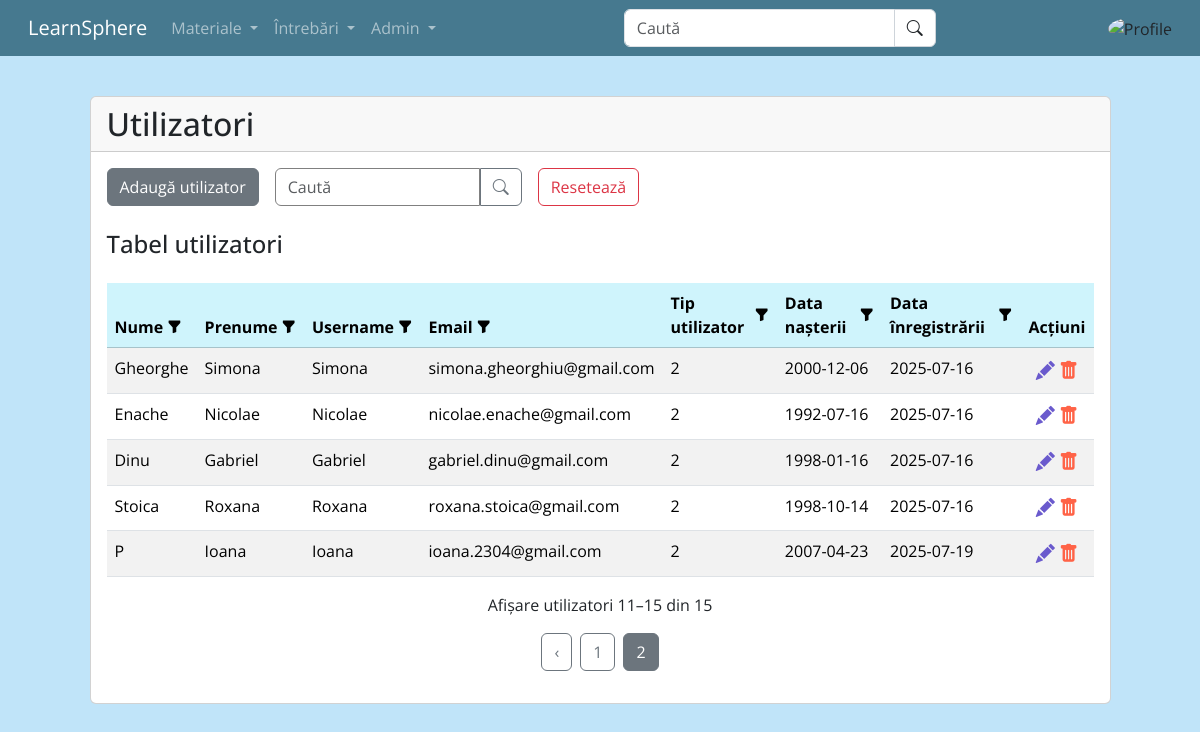
Page /admin/utilizatori.php?&page=2 (signed in) on the earlier database version.
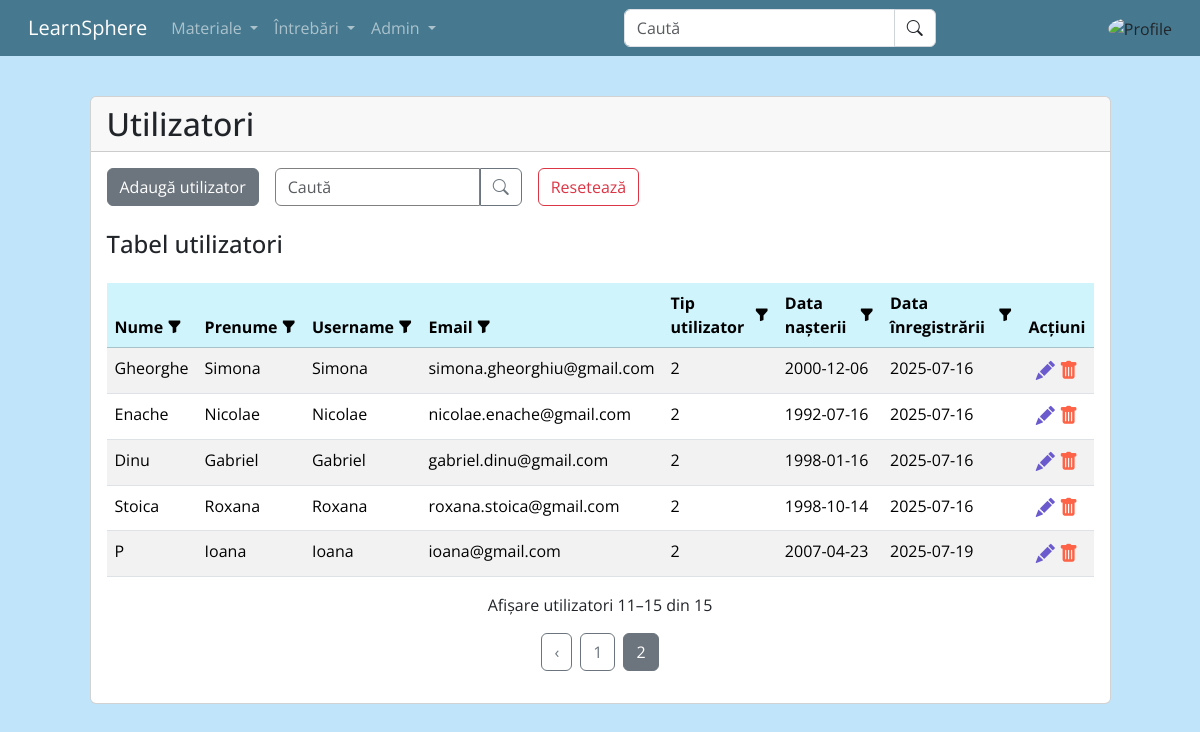
Same page on the later database version.
### tables this page shows
CREATE TABLE `users` (
  `userID` int(11) NOT NULL,
  `username` varchar(50) NOT NULL,
  `rol` int(3) NOT NULL,
  `parola` varchar(255) NOT NULL,
  `pozaProfil` varchar(255) NOT NULL,
  `nume` varchar(50) DEFAULT NULL,
  `prenume` varchar(50) DEFAULT NULL,
  `email` varchar(50) NOT NULL,
  `dataNasterii` date NOT NULL,
  `dataInregistrarii` date NOT NULL,
  `biografie` varchar(255) DEFAULT NULL,
  `darkMode` int(3) NOT NULL
);

### config.php (called while the page is built, shortened)
<?php
function url()
{
    return sprintf(
        "%s://%s",
        isset($_SERVER['HTTPS']) && $_SERVER['HTTPS'] != 'off' ? 'https' : 'http',
        $_SERVER['SERVER_NAME'] . '/LearnSphere'
    );
}

### admin/utilizatori.php (the view, shortened to what this page needs)
<?php
require_once(__DIR__ . "/../config.php");
?>
<!DOCTYPE html>
<html lang="en">
<head>
    <?php
    file_exists(__DIR__ . "/../module/head.php") ?
        require_once __DIR__ . "/../module/head.php" :
        die("Fisierul head nu a fost gasit!");
    ?>
    <link rel="stylesheet" href="../assets/stiluriAdmin.css">
</head>
<body>
    <?php
    file_exists(__DIR__ . "/../module/meniu.php") ?
        require_once __DIR__ . "/../module/meniu.php" :
        die("Fisierul meniu nu a fost gasit!");
    ?>
    <div class="container mt-5">
        <div class="row justify-content-center">
            <div class="col-lg-11">
                <div class="card">
                    <h2 class="card-header">Utilizatori</h2>
                    <div class="card-body">
                        <div style="display: flex;">
                            <button type="button" class="btn btn-secondary" data-bs-toggle="modal"
                                data-bs-target="#modal_adauga_utilizator">
                                Adaugă utilizator
                            </button>
                            <form class="d-flex" role="search" method="GET" style="margin-left: 1rem;">
                                <input class="form-control searchBar" type="search" name="search" placeholder="Caută" aria-label="Search" style="border-color:gray"
                                    value="<?= isset($_GET['search']) ? htmlspecialchars($_GET['search']) : '' ?>">
                                <button class="btn btn-outline-secondary searchBtn" type="submit">
                                    <i class="bi bi-search"></i>
                                </button>
                                <a href="<?= strtok($_SERVER["REQUEST_URI"], '?') ?>" class="btn btn-outline-danger ms-3">Resetează</a>
                            </form>
                        </div>
                        <h4 class="card-title mt-4">Tabel utilizatori</h4>
                        <table class="table mt-4 table-striped" id="tabel_utilizatori">
                            <?php
                            function sortLink($label, $column, $currentSort, $currentOrder)
                            {
                                if ($currentSort === $column) {
                                    $icon = $currentOrder === 'ASC'
                                        ? '<i class="bi bi-caret-up-fill ms-1"></i>'
                                        : '<i class="bi bi-caret-down-fill ms-1"></i>';
                                } else {
                                    $icon = '<i class="bi bi-funnel-fill"></i>';
                                }
                                $newOrder = ($currentSort === $column && $currentOrder === 'ASC') ? 'desc' : 'asc';
                                $query = http_build_query(array_merge($_GET, ['sort' => $column, 'order' => $newOrder]));
                                return "<a href='?{$query}' class='sort-header' title='Sortează după {$label}'>{$label} {$icon}</a>";
                            }
                            ?>
                            <?php
                            $allowedSortColumns = ['username', 'nume', 'prenume', 'email', 'rol', 'dataNasterii', 'dataInregistrarii'];
                            $sort = isset($_GET['sort']) && in_array($_GET['sort'], $allowedSortColumns) ? $_GET['sort'] : 'userID';
                            $order = (isset($_GET['order']) && strtolower($_GET['order']) === 'desc') ? 'DESC' : 'ASC';
                            ?>
                            <thead>
                                <tr class="table-info">
                                    <th><?= sortLink('Nume', 'nume', $sort, $order) ?></th>
                                    <th><?= sortLink('Prenume', 'prenume', $sort, $order) ?></th>
                                    <th><?= sortLink('Username', 'username', $sort, $order) ?></th>
                                    <th><?= sortLink('Email', 'email', $sort, $order) ?></th>
                                    <th><?= sortLink('Tip utilizator', 'rol', $sort, $order) ?></th>
                                    <th><?= sortLink('Data nașterii', 'dataNasterii', $sort, $order) ?></th>
                                    <th><?= sortLink('Data înregistrării', 'dataInregistrarii', $sort, $order) ?></th>
                                    <th class="text-center">Acțiuni</th>
                                </tr>
                            </thead>
                            <tbody>
                                <?php
                                $search = isset($_GET['search']) ? trim($_GET['search']) : '';
                                $page = isset($_GET['page']) && is_numeric($_GET['page']) ? (int) $_GET['page'] : 1;
                                $usersPerPage = 10;
                                $offset = ($page - 1) * $usersPerPage;
                                $allowedSortColumns = ['username', 'nume', 'prenume', 'email', 'rol', 'dataNasterii', 'dataInregistrarii'];
                                $sort = isset($_GET['sort']) && in_array($_GET['sort'], $allowedSortColumns) ? $_GET['sort'] : 'userID';
                                $order = (isset($_GET['order']) && strtolower($_GET['order']) === 'desc') ? 'DESC' : 'ASC';
                                if ($search !== '') {
                                    $stmtTotal = $conexiune->prepare("
                                        SELECT COUNT(*) FROM users
                                        WHERE username LIKE :search OR nume LIKE :search OR prenume LIKE :search OR email LIKE :search
                                    ");
                                    $stmtTotal->execute(['search' => "%$search%"]);
                                } else {
                                    $stmtTotal = $conexiune->query("SELECT COUNT(*) FROM users");
                                }
                                $totalUsers = $stmtTotal->fetchColumn();
                                $totalPages = ceil($totalUsers / $usersPerPage);
                                $page = max(1, min($page, $totalPages));
                                $startIndex = $offset + 1;
                                $endIndex = min($offset + $usersPerPage, $totalUsers);
                                if ($search !== '') {
                                    $stmt = $conexiune->prepare("
                                        SELECT * FROM users
                                        WHERE username LIKE :search OR nume LIKE :search OR prenume LIKE :search OR email LIKE :search
                                        ORDER BY $sort $order
                                        LIMIT :limit OFFSET :offset
                                    ");
                                    $stmt->bindValue(':search', "%$search%", PDO::PARAM_STR);
                                    $stmt->bindValue(':limit', $usersPerPage, PDO::PARAM_INT);
                                    $stmt->bindValue(':offset', $offset, PDO::PARAM_INT);
                                    $stmt->execute();
                                } else {
                                    $stmt = $conexiune->prepare("
                                        SELECT * FROM users
                                        ORDER BY $sort $order
                                        LIMIT :limit OFFSET :offset
                                    ");
                                    $stmt->bindValue(':limit', $usersPerPage, PDO::PARAM_INT);
                                    $stmt->bindValue(':offset', $offset, PDO::PARAM_INT);
                                    $stmt->execute();
                                }
                                while ($rand = $stmt->fetch(PDO::FETCH_ASSOC)) {
                                    echo '<tr>
                                        <td style="display: none;">' . $rand["userID"] . '</td>
                                        <td>' . htmlspecialchars($rand["nume"]) . '</td>
                                        <td>' . htmlspecialchars($rand["prenume"]) . '</td>
                                        <td>' . htmlspecialchars($rand["username"]) . '</td>
                                        <td>' . htmlspecialchars($rand["email"]) . '</td>
                                        <td>' . htmlspecialchars($rand["rol"]) . '</td>
                                        <td>' . htmlspecialchars($rand["dataNasterii"]) . '</td>
                                        <td>' . htmlspecialchars($rand["dataInregistrarii"]) . '</td>
                                        <td class="text-center">
                                            <a id="' . $rand["userID"] . '" class="edit" title="Modifică" data-bs-toggle="modal" data-bs-target="#modal_modifica_utilizator"
                                            style="font-size: 1.2em; color: SlateBlue;"><i class="bi bi-pencil-fill"></i></a>
                                            <a id="' . $rand["userID"] . '" class="delete" href="#" title="Șterge" style="font-size: 1.2em; color: Tomato;"><i class="bi bi-trash-fill"></i></a>
                                        </td>
                                    </tr>';
                                }
                                ?>
                            </tbody>
                        </table>
                        <?php if ($totalUsers > 0): ?>
                            <p class="text-center mt-2">Afișare utilizatori <?= $startIndex ?>–<?= $endIndex ?> din <?= $totalUsers ?></p>
                        <?php else: ?>
                            <p class="text-center mt-2">Nu s-au găsit utilizatori.</p>
                        <?php endif; ?>
                        <?php if ($totalPages > 1): ?>
                            <?php
                            $queryString = http_build_query(array_filter($_GET, fn($k) => $k !== 'page', ARRAY_FILTER_USE_KEY));
                            $urlBase = strtok($_SERVER["REQUEST_URI"], '?') . '?' . $queryString;
                            ?>
                            <nav>
                                <ul class="pagination justify-content-center mt-3" style="gap: 0.5rem;">
                                    <?php if ($page > 1): ?>
                                        <li class="page-item">
                                            <a class="btn btn-outline-secondary" href="<?= $urlBase . '&page=' . ($page - 1) ?>">‹</a>
                                        </li>
                                    <?php endif; ?>
                                    <?php
                                    $range = 1;
                                    $startPage = max(1, $page - $range);
                                    $endPage = min($totalPages, $page + $range);
                                    for ($i = $startPage; $i <= $endPage; $i++) {
                                        if ($i == $page) {
                                            echo '<li><a class="btn btn-secondary text-white" style="pointer-events: none;">' . $i . '</a></li>';
                                        } else {
                                            echo '<li><a class="btn btn-outline-secondary" href="' . $urlBase . '&page=' . $i . '">' . $i . '</a></li>';
                                        }
                                    }
                                    ?>
                                </ul>
                            </nav>
                        <?php endif; ?>
                    </div>
                </div>
            </div>
        </div>
    </div>
</body>
</html>

### module/head.php (shortened to what this page needs)
<link href="https://cdn.jsdelivr.net/npm/bootstrap@5.3.2/dist/css/bootstrap.min.css" rel="stylesheet">
<link rel="stylesheet" href="https://cdn.jsdelivr.net/npm/bootstrap-icons@1.11.3/font/bootstrap-icons.min.css">
<link href="https://cdn.jsdelivr.net/npm/bootstrap-icons@1.10.5/font/bootstrap-icons.css" rel="stylesheet">
<link rel="stylesheet" href="<?php echo url() ?>/assets/stiluri.css">

### module/meniu.php (shortened to what this page needs)
<nav class="navbar navbar-expand-lg navbar-dark px-3 py-2">
    <div class="container-fluid">
        <a class="navbar-brand me-3" href="<?php echo url() ?>/index.php">LearnSphere</a>
        <div class="collapse navbar-collapse" id="navbarContent">
            <ul class="navbar-nav mb-2 mb-lg-0 me-4">
                <li class="nav-item dropdown">
                    <a class="nav-link dropdown-toggle" href="#" id="materialeDropdown" role="button" data-bs-toggle="dropdown" aria-expanded="false">
                        Materiale
                    </a>
                </li>
                <li class="nav-item dropdown">
                    <a class="nav-link dropdown-toggle" href="#" id="intrebariDropdown" role="button" data-bs-toggle="dropdown" aria-expanded="false">
                        Întrebări
                    </a>
                </li>
                <?php if (in_array($_SESSION["rol"], [1])): ?>
                    <li class="nav-item dropdown">
                        <a class="nav-link dropdown-toggle" href="#" id="adminDropdown" role="button" data-bs-toggle="dropdown" aria-expanded="false">
                            Admin
                        </a>
                    </li>
                <?php endif; ?>
            </ul>
            <div class="d-flex flex-grow-1 justify-content-center my-2 my-lg-0">
                <form class="input-group w-50" role="search" action="<?php echo url() ?>/postari/cauta_materiale.php" method="GET">
                    <input type="search" name="q" class="form-control" placeholder="Caută" aria-label="Caută">
                    <button class="btn meniuBtn" type="submit">
                        <i class="bi bi-search"></i>
                    </button>
                </form>
            </div>
            <?php
            if (!empty($_SESSION["username"]) || in_array($_SESSION["rol"], $Roluri)) {
                $imgSrc = url() . '/uploads/' . $_SESSION['username'] . '/' . $_SESSION['pozaProfil'];
                $setariUrl = url() . '/setari/setari.php';
                $logoutUrl = url() . '/logout.php';
                echo '<div class="dropdown ms-3 mt-2 mt-lg-0">
                    <a href="#" class="btn p-0 border-0 bg-transparent" id="profileDropdown" role="button" data-bs-toggle="dropdown" aria-expanded="false">
                        <img src="' . htmlspecialchars($imgSrc) . '" alt="Profile" class="rounded-circle" style="width: 30px; height: 30px;">
                    </a>
                    <ul class="dropdown-menu dropdown-menu-end" aria-labelledby="profileDropdown">
                        <li><a class="dropdown-item" href="' . htmlspecialchars($setariUrl) . '">Setări</a></li>
                        <li><a class="dropdown-item" href="' . htmlspecialchars($logoutUrl) . '">Deconectare</a></li>
                    </ul>
                </div>';
            }
            ?>
        </div>
    </div>
</nav>

### assets/stiluri.css (style rules this page uses)
body { font-family: "Open Sans", sans-serif; background-color: #c0e4f9; padding-top: 3em; }
.navbar { position: fixed; top: 0; width: 100%; z-index: 1000; background-color: #46798f; }
.meniuBtn { background-color: white; color: #212529; border: 1px solid #ced4da; }

### assets/stiluriAdmin.css (style rules this page uses)
.container { padding-bottom: 2.5em; }
.sort-header { text-decoration: none; color: inherit; cursor: pointer; font-weight: bold; display: inline-flex; align-items: center; gap: 0.25rem; transition: color 0.2s; }
.sort-header i { font-size: 0.9rem; vertical-align: middle; }
.searchBar { border-top-right-radius: 0; border-bottom-right-radius: 0; }
.searchBtn { border-top-left-radius: 0; border-bottom-left-radius: 0; }

Differences in the rows shown:
changed users "Ioana": email "ioana.2304@gmail.com" → "ioana@gmail.com"
